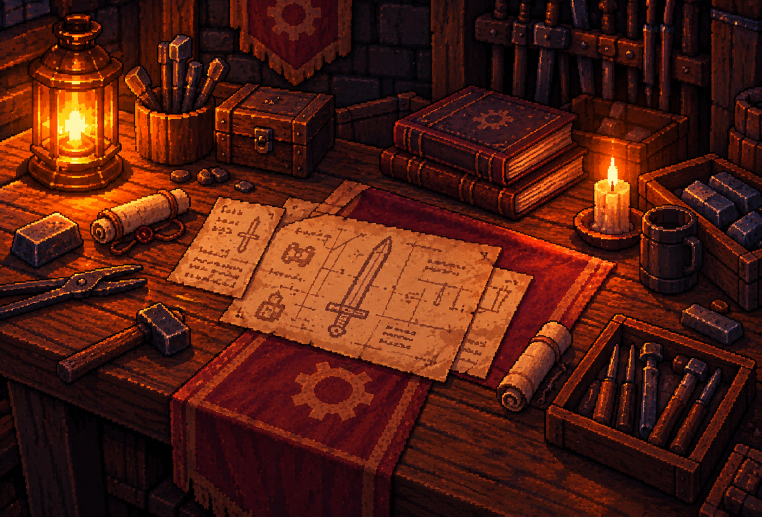
#> input picture assets/graphics/menu_bg/option_bg_source.png, 1523 x 1033 px (shown at 1/2 size)
$ python make_option_bg.py
#> lines starting #> are read from the running program, lines starting #| are printed output that depends on the picture
### tools/make_font.py
"""한글 스프라이트 폰트 생성기.

src/, include/ 소스에서 쓰인 비ASCII 글자를 모아 16x16 스프라이트 폰트를 만든다.
- ASCII(33~126): Butano common_variable_8x16_font 글리프를 그대로 복사
- 그 밖의 글자: 굴림 12px로 렌더링 (흰 본체 + 오른쪽/아래 검은 그림자)

출력: graphics/hs_font.bmp, graphics/hs_font.json, include/hs_font.h
같은 글자로 사방에 검은 외곽선을 두른 폰트도 함께 만든다 (일시정지 화면처럼 배경이 복잡한 곳용):
graphics/hs_font_outline.bmp, graphics/hs_font_outline.json, include/hs_font_outline.h (hs::font_outline)
내용이 바뀌었을 때만 파일을 다시 쓰므로 Makefile EXTTOOL로 매 빌드마다 돌려도 된다.
"""

import os
import re
import struct
import sys

from PIL import Image, ImageDraw, ImageFont

ROOT = os.path.dirname(os.path.dirname(os.path.abspath(__file__)))
BUTANO_COMMON = os.path.join(ROOT, '..', 'butano', 'common')
ASCII_BMP = os.path.join(BUTANO_COMMON, 'graphics', 'common_variable_8x16_font.bmp')
ASCII_HEADER = os.path.join(BUTANO_COMMON, 'include', 'common_variable_8x16_sprite_font.h')
KOREAN_TTF = r'C:\Windows\Fonts\gulim.ttc'
KOREAN_SIZE = 12
KOREAN_WIDTH = 13      # 12px 글자 + 그림자 1px
KOREAN_TOP = 2

OUT_BMP = os.path.join(ROOT, 'graphics', 'hs_font.bmp')
OUT_JSON = os.path.join(ROOT, 'graphics', 'hs_font.json')
OUT_HEADER = os.path.join(ROOT, 'include', 'hs_font.h')

SMALL_SIZE = 10        # 작은 글꼴(hs::font_small): 10px 글자 + 사방 외곽선, 전부 굴림으로 그린다
SMALL_TOP = 3

CELL = 16
BODY = 14     # 흰색
SHADOW = 12   # 검은색


# [43 lines left out: functions collect_characters, read_ascii_widths, write_bmp_4bpp, not called in this run]


def write_if_changed(path, data):
    mode = 'rb' if isinstance(data, bytes) else 'r'
    if os.path.exists(path):
        kwargs = {} if mode == 'rb' else {'encoding': 'utf-8', 'newline': ''}
        with open(path, mode, **kwargs) as f:
            if f.read() == data:
                return False
    if isinstance(data, bytes):
        with open(path, 'wb') as f:
            f.write(data)
    else:
        with open(path, 'w', encoding='utf-8', newline='\n') as f:
            f.write(data)
    return True


# [180 lines left out: functions draw_outline, build_image, build_small, header_text, main, not called in this run]


# [2 lines that do not run on import are left out]

### tools/make_option_bg.py
"""OPTION 화면 배경 (수동 실행): assets/graphics/menu_bg/option_bg_source.png (작업대 위 검 설계도) -> graphics/option_bg.bmp (8bpp, 흑백 32단계)

3:2로 자르고 240x160으로 줄인 뒤 흑백으로 바꾸고, 글자가 잘 보이도록 어둡게 한다 (BRIGHTNESS).
팔레트 0번은 투명이라 비우고 1~32번에 회색 32단계를 둔다.
사용: python -B tools/make_option_bg.py
"""
import os
import sys

from PIL import Image, ImageEnhance, ImageOps

sys.path.insert(0, os.path.dirname(os.path.abspath(__file__)))
from make_font import write_if_changed

ROOT = os.path.dirname(os.path.dirname(os.path.abspath(__file__)))
SOURCE = os.path.join(ROOT, 'assets', 'graphics', 'menu_bg', 'option_bg_source.png')
OUT = os.path.join(ROOT, 'graphics', 'option_bg.bmp')
BRIGHTNESS = 0.62
LEVELS = 32


def main():
    image = Image.open(SOURCE).convert('RGB')
#> image is the input picture: PIL image 1523x1033 RGB; mean R, G, B 80.8, 29.8, 16.7
    w, h = image.size
#> w = 1523; h = 1033
    new_h = round(w / 1.5)
#> new_h = 1015
    if new_h < h:
        top = (h - new_h) // 2
#> top = 9
        image = image.crop((0, top, w, top + new_h))
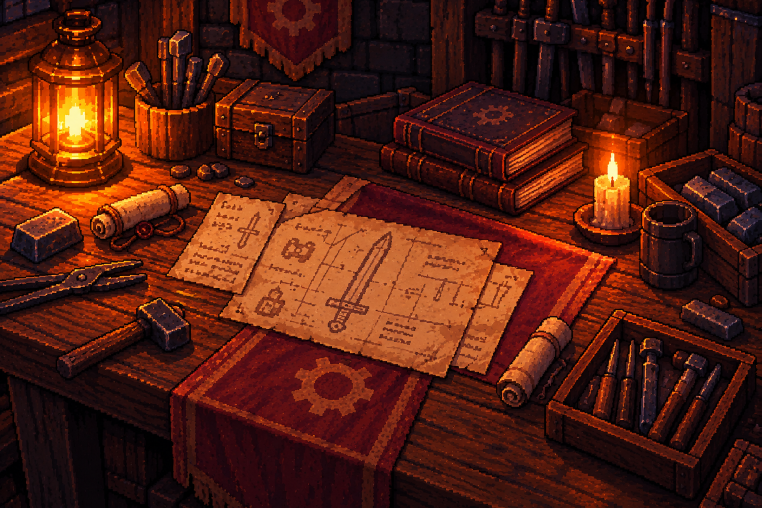
#> image: PIL image 1523x1015 RGB (shown at 1/2 size); mean R, G, B 81.7, 30.2, 16.7
    image = image.resize((240, 160), Image.LANCZOS)
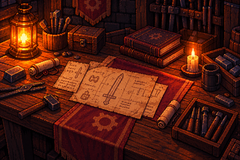
#> image: PIL image 240x160 RGB; mean R, G, B 81.7, 30.2, 16.8
    gray = ImageOps.grayscale(image)
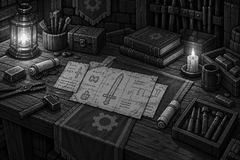
#> gray: PIL image 240x160 L; min 0, max 248, mean 44
    gray = ImageOps.autocontrast(gray, cutoff=1)
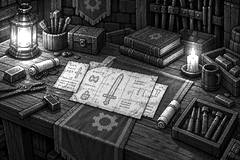
#> gray: PIL image 240x160 L; min 0, max 255, mean 69.8
    gray = ImageEnhance.Brightness(gray).enhance(BRIGHTNESS)

    indices = Image.new('P', (240, 160), 0)
#> indices: PIL image 240x160 P; every value is 0
    px = indices.load()
    src = gray.load()
    for y in range(160):
        for x in range(240):
            px[x, y] = 1 + min(LEVELS - 1, round(src[x, y] / 255 * (LEVELS - 1)))

    palette = [(0, 0, 0)] + [(l * 255 // (LEVELS - 1) & 0xF8,) * 3 for l in range(LEVELS)]
    canvas = Image.new('P', (256, 256), 0)
#> canvas: PIL image 256x256 P; every value is 0
    canvas.paste(indices, (0, 0))
    canvas.putpalette([c for color in palette for c in color])
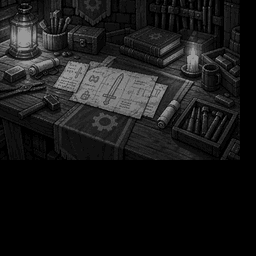
#> canvas: PIL image 256x256 P; min 0, max 152, mean 24.4
    canvas.save(OUT + '.tmp', format='BMP')
    with open(OUT + '.tmp', 'rb') as handle:
        write_if_changed(OUT, handle.read())
    os.remove(OUT + '.tmp')
    write_if_changed(OUT.replace('.bmp', '.json'), '{\n    "type": "regular_bg",\n    "bpp_mode": "bpp_8"\n}\n'.encode())
    gray.save(os.path.join(ROOT, 'build', 'option_bg_preview.png'))
    print('ok')


if __name__ == '__main__':
    main()
